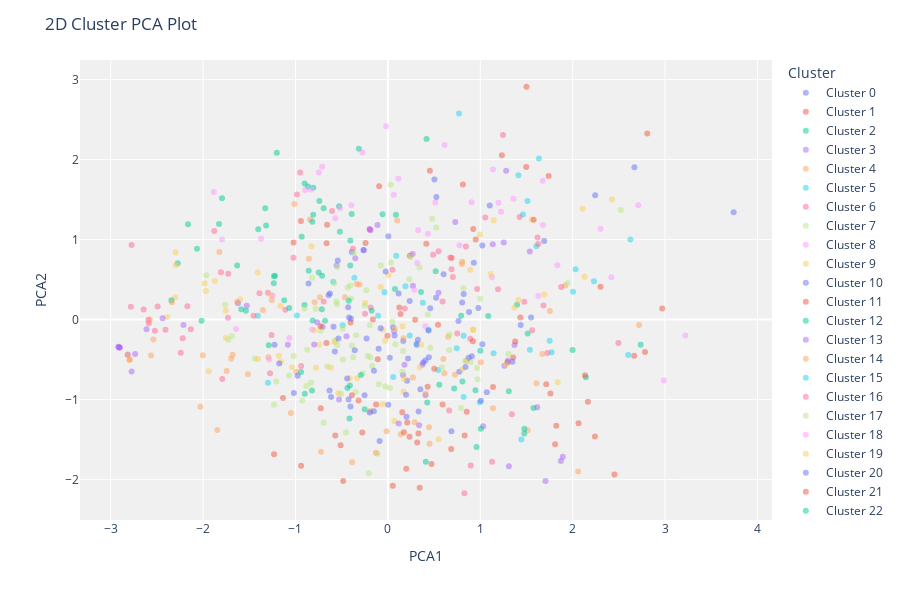
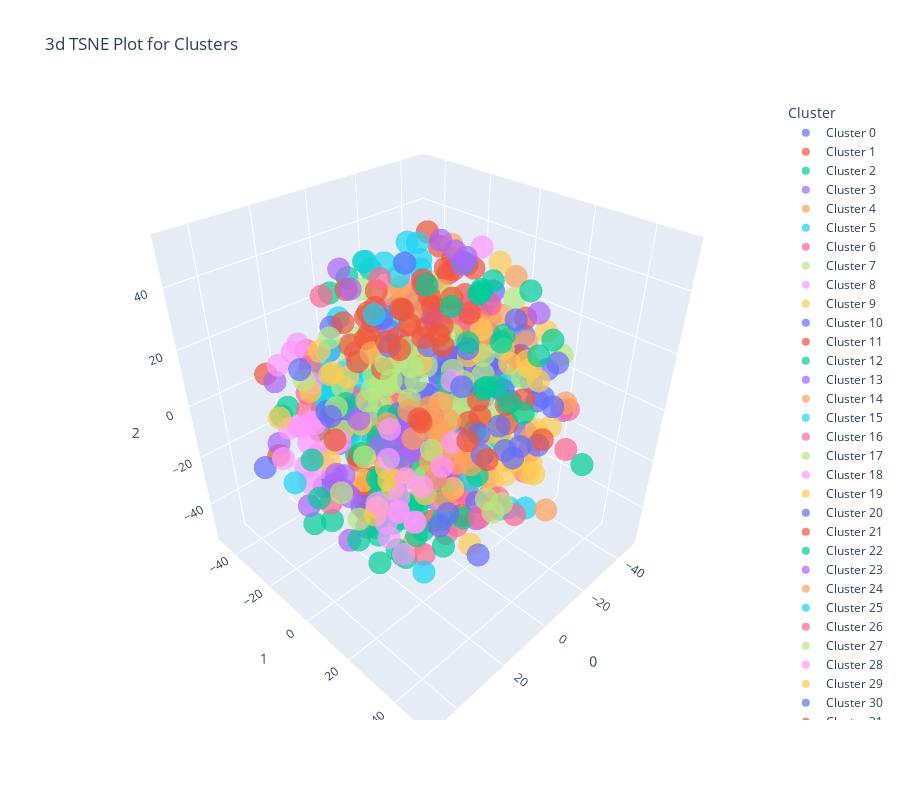

The code cell stored with these charts, in order, in its notebook:
### Code cell
plot_model(ap, plot="cluster")
plot_model(ap, plot="tsne")
plot_model(ap, plot="elbow")
plot_model(ap, plot="silhouette")
plot_model(ap, plot="distance")
plot_model(ap, plot="distribution")
